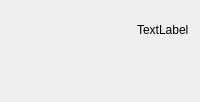
<?xml version="1.0" encoding="UTF-8"?>
<ui version="4.0">
 <class>UserHeaderWgt</class>
 <widget class="QWidget" name="UserHeaderWgt">
  <property name="geometry">
   <rect>
    <x>0</x>
    <y>0</y>
    <width>200</width>
    <height>100</height>
   </rect>
  </property>
  <property name="sizePolicy">
   <sizepolicy hsizetype="Preferred" vsizetype="Fixed">
    <horstretch>0</horstretch>
    <verstretch>0</verstretch>
   </sizepolicy>
  </property>
  <property name="maximumSize">
   <size>
    <width>16777215</width>
    <height>100</height>
   </size>
  </property>
  <property name="windowTitle">
   <string>Form</string>
  </property>
  <layout class="QHBoxLayout" name="horizontalLayout">
   <item>
    <widget class="QLabel" name="avatarLable">
     <property name="sizePolicy">
      <sizepolicy hsizetype="Fixed" vsizetype="Fixed">
       <horstretch>0</horstretch>
       <verstretch>0</verstretch>
      </sizepolicy>
     </property>
     <property name="minimumSize">
      <size>
       <width>80</width>
       <height>80</height>
      </size>
     </property>
     <property name="text">
      <string/>
     </property>
    </widget>
   </item>
   <item>
    <spacer name="horizontalSpacer">
     <property name="orientation">
      <enum>Qt::Orientation::Horizontal</enum>
     </property>
     <property name="sizeHint" stdset="0">
      <size>
       <width>40</width>
       <height>20</height>
      </size>
     </property>
    </spacer>
   </item>
   <item>
    <layout class="QVBoxLayout" name="verticalLayout">
     <item>
      <widget class="QLabel" name="nameLabel">
       <property name="text">
        <string>TextLabel</string>
       </property>
      </widget>
     </item>
     <item>
      <widget class="QLabel" name="statusLabel">
       <property name="text">
        <string/>
       </property>
      </widget>
     </item>
    </layout>
   </item>
  </layout>
 </widget>
 <resources/>
 <connections/>
</ui>
